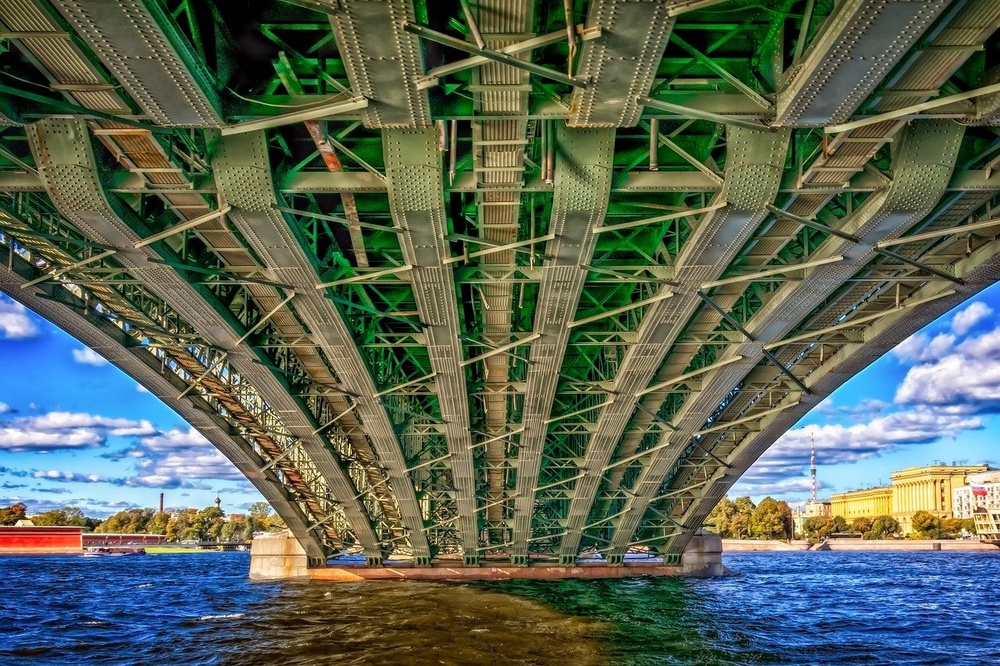
#> input picture task1/bridge-3729954_1280.jpg, 1000 x 666 px, shrunk from 1280 x 853 before the run
$ jupyter execute task1.ipynb   (shell and % lines are left out)
#> lines starting #> are read from the running program, lines starting #| are printed output that depends on the picture; long printed decimals are rounded
тут только первая половина задания

хз как контраст делать

[cell 1]
import numpy as np
import cv2
from matplotlib import pyplot as plt
import matplotlib as mpl

[cell 2]
img_original = cv2.imread('bridge-3729954_1280.jpg')
#> img_original is the input picture: shape (666, 1000, 3); mean B, G, R 84.6, 99.8, 88.1
img_original = cv2.cvtColor(img_original, cv2.COLOR_BGR2RGB)
plt.imshow(img_original)
plt.show()

[cell 3]
print("высота:", img_original.shape[0], "ширина:", img_original.shape[1])
#| высота: 666 ширина: 1000
print("среднее значение интенсивности пикселя:", np.mean(img_original))
#| среднее значение интенсивности пикселя: 90.815

[cell 4]
def exposure(image, p):
#> called with p = 0.24
    img_result = np.round(image.copy() * (2 ** p),0)
    img_result = img_result.astype(int)
    for i in range(img_result.shape[0]):
      for j in range(img_result.shape[1]):
        for k in range(img_result.shape[2]):
          if img_result[i][j][k] > 255:
            img_result[i][j][k] = 255
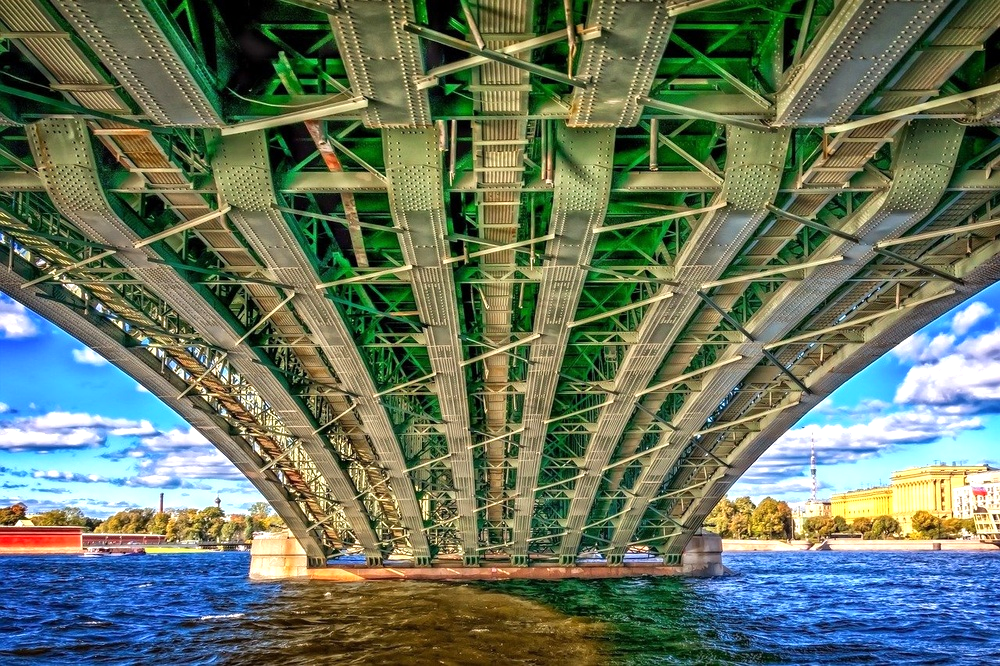
#> img_result: shape (666, 1000, 3) int64; mean R, G, B 103.1, 117.2, 97.1
    return img_result


# менять значение p по заданию
img_result = exposure(img_original, 0.24)

print("Среднее значение интенсивности пикселя исходного изображения:", np.mean(img_original))
#| Среднее значение интенсивности пикселя исходного изображения: 90.815
print("Среднее значение интенсивности пикселя модифицированного изображения:", np.mean(img_result))
#| Среднее значение интенсивности пикселя модифицированного изображения: 105.801

[cell 5]
fig, axes = plt.subplots(1, 2, figsize=(20, 10))
axes[0].imshow(img_original)
axes[1].imshow(img_result)
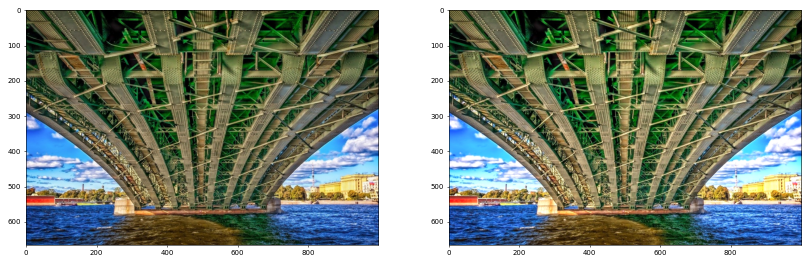
#> figure drawn by matplotlib, 2 panels
